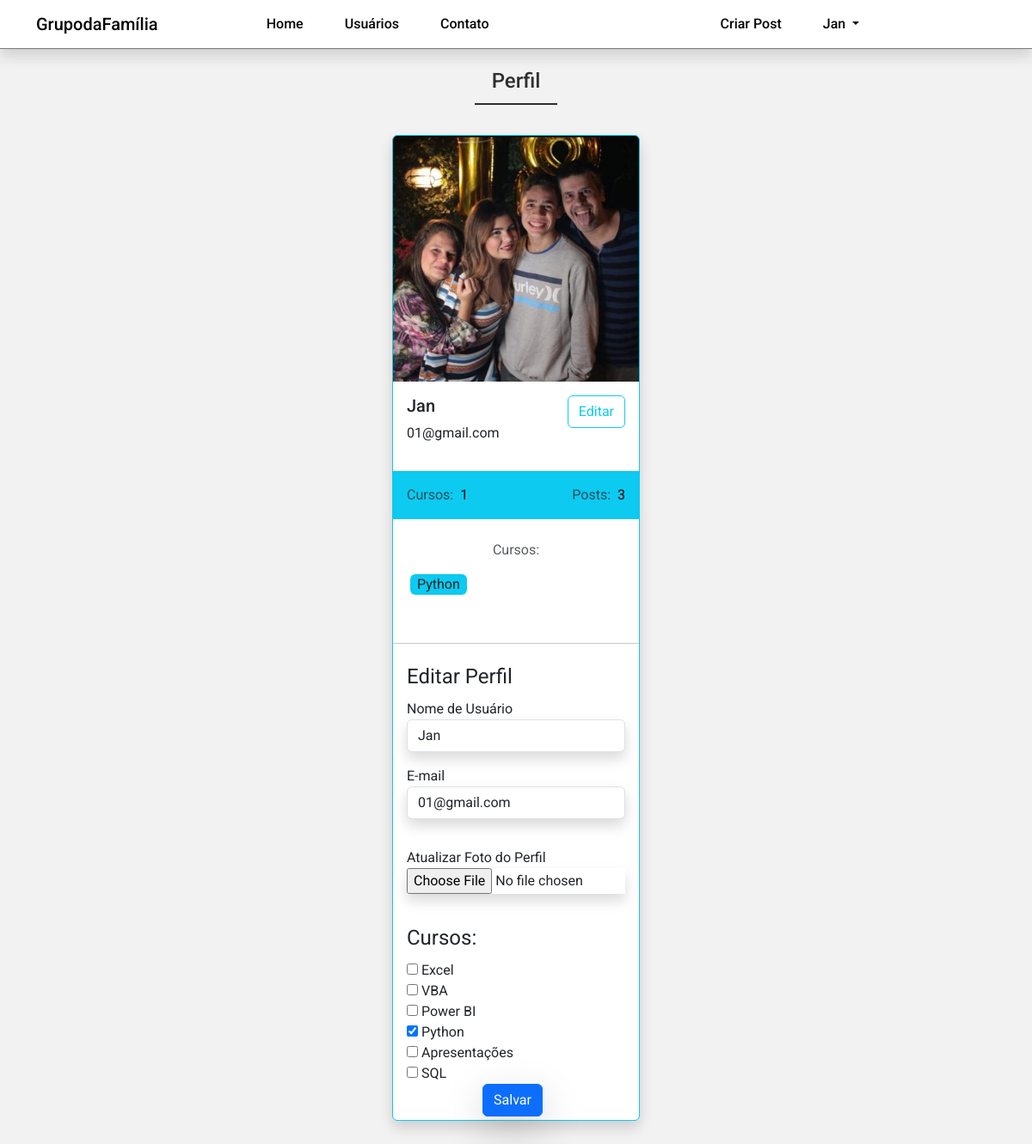
The page /perfil/editar (signed in) on the database its author committed.
### dafamilia/models.py (models this page shows)
class Usuario(database.Model, UserMixin):
    id = database.Column(database.Integer, primary_key=True)
    username = database.Column(database.String, nullable=False)
    email = database.Column(database.String, nullable=False, unique=True)
    senha = database.Column(database.String, nullable=False)
    foto_perfil = database.Column(database.String, default='default.jpg')
    posts = database.relationship('Post', backref='autor', lazy=True)
    cursos = database.Column(database.String, nullable=False, default='Não Informado')
    def contar_posts(self):
        return len(self.posts)

### dafamilia/routes.py (the view)
@app.route('/perfil/editar', methods=['GET', 'POST'])
@login_required
def editar_perfil():
    form = FormEditarPerfil()
    if form.validate_on_submit():
        current_user.email = form.email.data
        current_user.username = form.username.data
        if form.foto_perfil.data:
            nome_imagem = salvar_imagem(form.foto_perfil.data)
            current_user.foto_perfil = nome_imagem
        current_user.cursos = atualizar_cursos(form)
        database.session.commit()
        flash(
            'Perfil atualizado com sucesso', 'alert-success')
        return redirect(url_for('perfil'))
    elif request.method == "GET":
        form.email.data = current_user.email
        form.username.data = current_user.username
        foto_perfil = url_for(
            'static', filename=f'fotos_perfil/{current_user.foto_perfil}')
        for campo in form:
            if 'curso_' in campo.name:
                if campo.label.text in current_user.cursos:
                    campo.data = True
    return render_template('editar_perfil.html', foto_perfil=foto_perfil, form=form)

### dafamilia/forms.py (shortened to what this page needs)
class FormEditarPerfil(FlaskForm):
    username = StringField('Nome de Usuário', validators=[DataRequired()])
    email = StringField('E-mail', validators=[DataRequired(), Email()])
    foto_perfil = FileField('Atualizar Foto do Perfil',
                            validators=[FileAllowed(['jpg', 'png', 'gif'])])
    curso_excel = BooleanField('Excel')
    curso_vba = BooleanField('VBA')
    curso_powerbi = BooleanField('Power BI')
    curso_python = BooleanField('Python')
    curso_ppt = BooleanField('Apresentações')
    curso_sql = BooleanField('SQL')
    botao_submit_editar_perfil = SubmitField('Salvar')

### dafamilia/models.py (called while the page is built)
@login_manager.user_loader
def load_usuario(id_usuario):
    return Usuario.query.get(int(id_usuario))

### dafamilia/templates/editar_perfil.html (shortened to what this page needs)
{% extends 'perfil.html' %}
{% block form_editar_perfil %}
<hr>
<div class="container">
    <form method="POST" action=""  class="p-1" enctype="multipart/form-data">
        <legend>Editar Perfil</legend>
        <fieldset>
            <div class="mb-3 form-group">
                {{ form.username.label(class="form-control-label") }}
                {% if form.username.errors %}
                    {{ form.username(class="form-control is-invalid") }}
                <div class="invalid-feedback">
                    {% for erro in form.username.errors %}
                        {{ erro }}
                    {% endfor %}
                </div>
                {% else %}
                    {{ form.username(class="shadow form-control") }}
                {% endif %}
            </div>
            <div class="mb-3 form-group">
                {{ form.email.label(class="form-control-label") }}
                {% if form.email.errors %}
                    {{ form.email(class="form-control is-invalid") }}
                <div class="invalid-feedback">
                    {% for erro in form.email.errors %}
                        {{ erro }}
                    {% endfor %}
                </div>
                {% else %}
                    {{ form.email(class="shadow form-control") }}
                {% endif %}
            </div>
            <hr class="text-white">
            <div class="mb-3 form-group">
                {{ form.foto_perfil.label }}
                {{ form.foto_perfil(class=" editar-foto shadow form-control-file") }}
            </div>
            <hr class="text-white">
            <div class="form-group">
                <legend>Cursos:</legend>
                {% for campo in form %}
                    {% if 'curso_' in campo.name %}
                        {{campo(class="form-check-imput") }}
                        {{campo.label(class="form-check-label") }}
                        <br>
                    {% endif %}
                {% endfor %}
            </div>
        </fieldset>
        <div  class="botao_editar_perfil d-grid gap-2 d-md-flex justify-content-center">
            {{ form.botao_submit_editar_perfil(class="btn shadow-lg shadow-intensity-lg shadow-primary btn-primary me-md-2") }}
        </div>
    </form>
</div>
{% endblock %}

### dafamilia/templates/perfil.html (shortened to what this page needs)
{% extends 'base.html' %}
{% block body %}
<h1 class="page-h1">Perfil</h1>
<div class="container">
  <div class="card border border-info shadow my-5 mx-auto" style="width: 18rem;">
    <img src="{{ foto_perfil }}" class="card-img-top" alt="Foto do Usuário">
    <div class="card-body">
      <div class="row b-0">
          <div class="col-6">
              <h5 class="card-title">{{current_user.username}}</h5>
              <address class="text-start">{{current_user.email}}</address>
          </div>
          <div class="col-6 text-end">
              <a  href="{{ url_for('editar_perfil')+ '#scrollspyeditar_perfil' }}" ><button type="button"class="btn btn-outline-info card-link" >Editar</button></a>
          </div>
      </div>
    </div>
    <div class="card-stats bg-info p-3">
      <div class="row g-0">
        <div class="col-6 text-start">
            <span class="text-muted ">Cursos:</span>
            {% if 'Não Informado' in current_user.cursos or current_user.cursos == '' %}
              <span class="text-black ms-1">0</span>
            {% else %}
              <span class="text-black ms-1">{{ current_user.cursos.count(';') + 1 }}</span>
            {% endif %}
        </div>
        <div class="col-6 text-end">
            <span class="text-muted ">Posts:</span>
            <span class="text-black ms-1 ">{{ current_user.contar_posts() }}</span>
        </div>
      </div>
    </div>
    <div class="card-body card-courses text-center mt-2">
      <span class="text-muted">Cursos:</span>
      <div class="cursos" >
        {% for curso in current_user.cursos.split(';') %}
          <span class="bg-info mt-3 px-2 mx-1 text-gray text-light-dark rounded">{{ curso }}</span>
        {% endfor %}
      </div>
  <br id="scrollspyeditar_perfil">
  </div>
{% block form_editar_perfil %}
{% endblock %}
{% endblock %}

### dafamilia/templates/navbar.html (shortened to what this page needs)
   <nav class="navbar navbar-expand-lg fixed-top bg-primary-color shadow" id="navbar">
        <div class="container">
			<a class="navbar-brand primary-color" href="{{ url_for('home') }}">GrupodaFamília</a>
            <div class="collapse navbar-collapse" id="navbar-items">
                <ul class="navbar-nav me-auto mb-2 mb-lg-0">
                    <li class="nav-item">
						<a class="nav-link primary-color" href="{{ url_for('home') }}">Home</a>
					</li>
                    <li class="nav-item">
						<a class="nav-link primary-color" href="{{ url_for('usuarios') }}">Usuários</a>
					</li>
                    <li class="nav-item">
						<a class="nav-link primary-color" href="{{ url_for('contato') }}">Contato</a>
					</li>
				</ul>
				<ul class="navbar-nav d-flex">
					{% if current_user.is_authenticated %}
						<li class="nav-item">
							<a class="nav-link primary-color login" href="{{ url_for('criar_post') }}">Criar Post</a>
						</li>
						<li class="nav-item dropdown">
							<a class="nav-link  primary-color dropdown-toggle" href="#" id="navbarDropdownMenuLink" role="button" data-bs-toggle="dropdown" aria-expanded="false">
								{{ current_user.username}}
							</a>
						</li>
					{% endif %}
				</ul>
            </div>
        </div>
    </nav>

### dafamilia/static/main.css (style rules this page uses)
* { font-family: 'Roboto', sans-serif; }
body { background-color: #f2f2f2; }
.bg-primary-color { background-color: #fff; }
.primary-color { color: #050505; }
.page-h1 { display: flex; justify-content: center; margin: 5rem 0 2rem; color: #2f2f2f; font-size: 1.5rem; font-weight: 500; position:relative; }
.page-h1::after { width: 6rem; border-bottom: 2px solid #2f2f2f; content: ''; position: absolute; top: 2.5rem; }
#navbar { border-bottom: 1px solid #7a7a7a; box-shadow: 2px 2px 2px 1px rgba(0, 0, 0, 0.1); font-weight: 500; font-size: 1rem; margin-bottom: 3rem; min-width: 1vh; }
.navbar-brand { display: flex; }
#navbar-items .navbar-nav { display: flex; justify-content: center; width: 100%; }
#navbar-items .nav-item { margin: 0 1em; }
.cursos { width: 120px; display: flex; flex-direction: row; flex-wrap: wrap; }
.editar-foto { width: 100%; }

### rows shown on the page
Usuario: username "Jan", email "01@gmail.com", cursos "1", cursos "Python"

### other values the page prints
{{ current_user.contar_posts() }} "3"
{{ campo.label(class="form-check-label") }} "Excel" "VBA" "Power BI" "Python" "Apresentações" "SQL"
